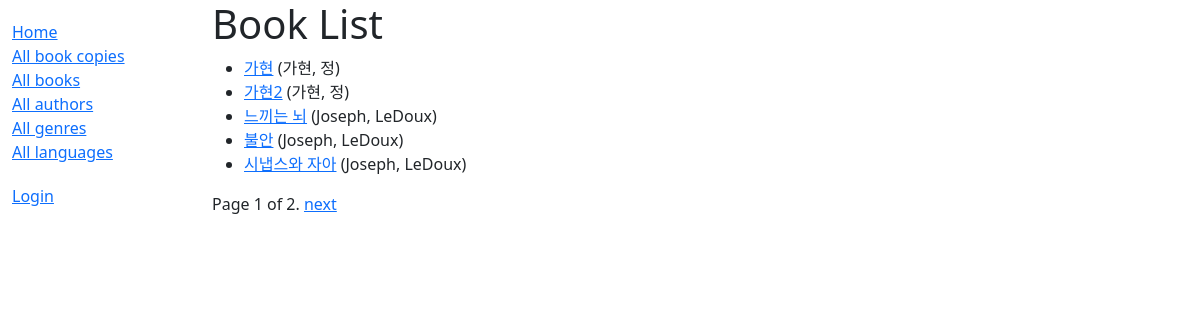
/catalog/books/, run on the app's committed database.
### catalog/models.py (models this page shows, shortened)
class Book(models.Model):
    title = models.CharField(max_length=200)
    author = models.ForeignKey('Author', on_delete=models.RESTRICT, null=True)
    summary = models.TextField(
        max_length=1000, help_text="Enter a brief description of the book")
    isbn = models.CharField('ISBN', max_length=13,
                            unique=True,
                            help_text='13 Character <a href="https://www.isbn-international.org/content/what-isbn'
                                      '">ISBN number</a>')
    genre = models.ManyToManyField(
        Genre, help_text="Select a genre for this book")
    language = models.ForeignKey(
        'Language', on_delete=models.SET_NULL, null=True)
    class Meta:
        ordering = ['title', 'author']
    def display_genre(self):
        """ 장르의 문자열을 만듬. 관리에서 장르를 표시하려면 이 작업이 필요함"""
        return ', '.join([genre.name for genre in self.genre.all()[:3]])
    display_genre.short_description = 'Genre'
    def get_absolute_url(self):
        return reverse('book-detail', args=[str(self.id)])

class Author(models.Model):
    first_name = models.CharField(max_length=100)
    last_name = models.CharField(max_length=100)
    date_of_birth = models.DateField(null=True, blank=True)
    date_of_death = models.DateField('died', null=True, blank=True)
    class Meta:
        ordering = ['last_name', 'first_name']
    def __str__(self):
        return f'{self.last_name}, {self.first_name}'

### catalog/views.py (the view)
# urls.py: path('books/', views.BookListView.as_view(), name='books'),
class BookListView(generic.ListView):
    model = Book
    paginate_by = 5

### catalog/templates/catalog/book_list.html
{% extends "base_generic.html" %}
{% block content %}
    <h1>Book List</h1>
    {% if book_list %}
    <ul>
      {% for book in book_list %}
      <li>
        <a href="{{ book.get_absolute_url }}">{{ book.title }}</a> ({{book.author}})
      </li>
      {% endfor %}
    </ul>
    {% else %}
      <p>There are no books in the library.</p>
    {% endif %}
{% endblock %}

### data on the page
Book: title "가현", author "가현, 정"
Book: title "가현2", author "가현, 정"
Book: title "느끼는 뇌", author "Joseph, LeDoux"
Book: title "불안", author "Joseph, LeDoux"
Book: title "시냅스와 자아", author "Joseph, LeDoux"

### other printed values
{{ page_obj.number }} "1"
{{ page_obj.paginator.num_pages }} "2"
